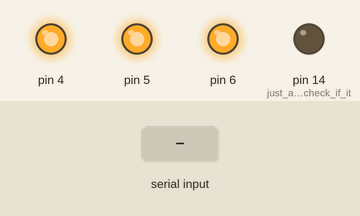
Bench run of a sketch on a simulated Arduino Mega 2560, built with avr-gcc and run on an emulated ATmega2560. On the bench: output pins drawn as LEDs (lit = HIGH). Dashed ring = blinking. The test bench sets the inputs (shaded band). Pins used as bus, display or sensor lines are not drawn; what the sketch prints to the serial monitor is not drawn.

Above: at 0.1 s.
At 1.69 s:
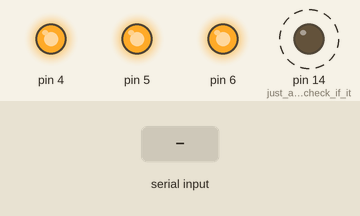
1.9 s: "1" received over the second serial link
Timing chart, 0 to 10.9 s (numbered marks = the images above; inputs shaded):
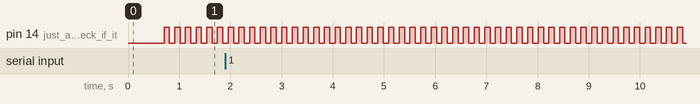

The sketch:

LoraEcho.ino
```cpp
// Allows to test the communication between the Serial over USB and the connected
// Lora device

// pin 9 is connected to reset
// TX to RX
// RX to TX
// power supply goes through this

void setup() {
  Serial.begin(115200);
  Serial1.begin(57600);

  pinMode(4, OUTPUT);
  pinMode(5, OUTPUT);
  pinMode(6, OUTPUT);
  digitalWrite(4,HIGH);
  digitalWrite(5,HIGH);
  digitalWrite(6,HIGH);

  pinMode(14, OUTPUT); // just a led to check if it works

  pinMode(9, OUTPUT); // we put the reset to pin 9
  digitalWrite(9,HIGH);
  delay(300);
  digitalWrite(9,LOW);
  delay(300);
  digitalWrite(9,HIGH);
}

byte turnOn=0;
int counter=0;

void loop() {
  counter++;
  if (counter%100==0) {
    turnOn=~turnOn;
    digitalWrite(14, turnOn);
  }
  if (Serial1.available()) {
    Serial.print((char)Serial1.read());
  }
  if (Serial.available()) {
    Serial1.print((char)Serial.read());
  }
  delay(1);

}
```

Measured:
- by itself, pin 14 (just_a_led_to_check_if_it): alternates HIGH for 0.10 s and LOW for 0.10 s
